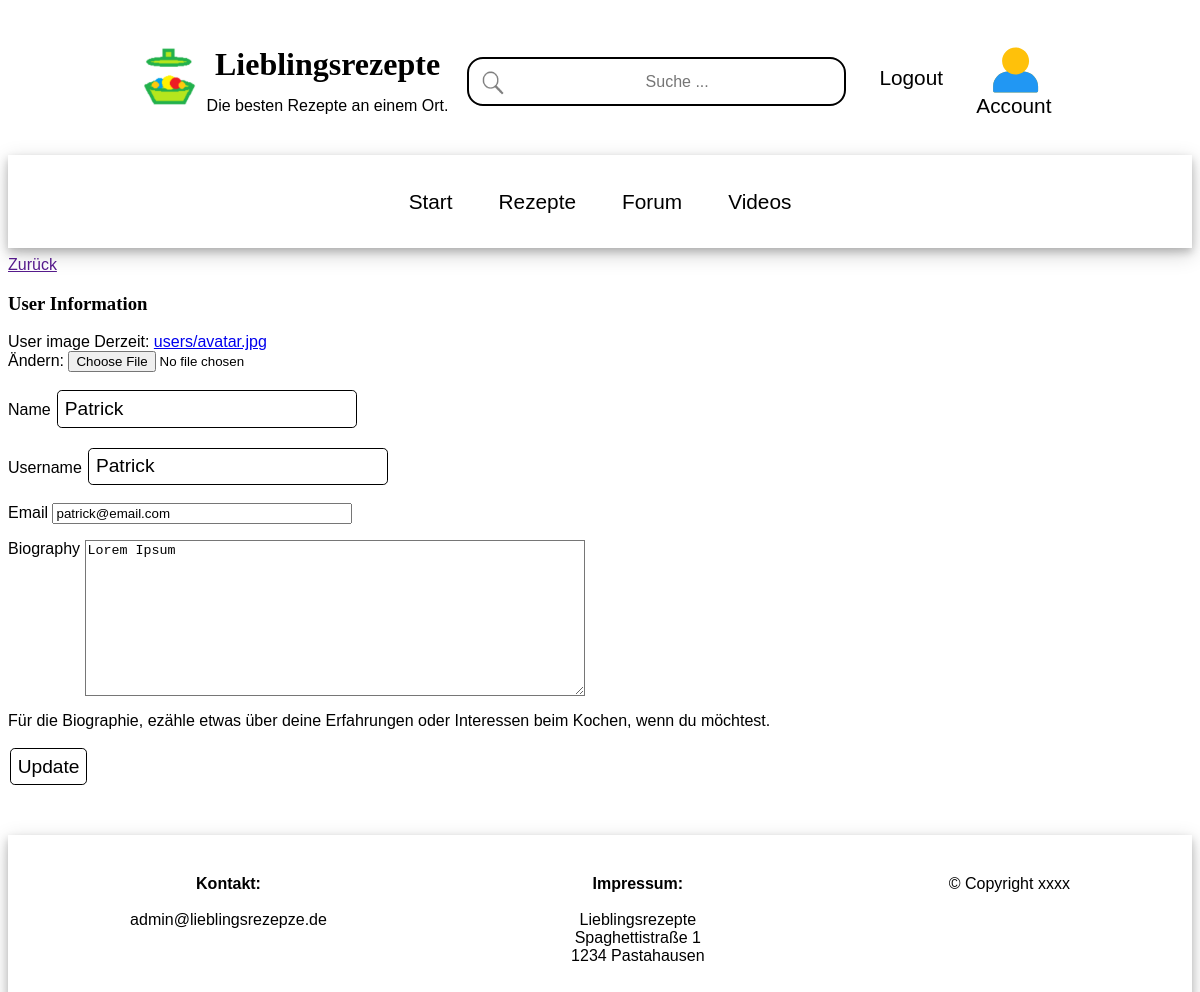
The page /user/update/ (signed in) on the database as committed earlier.
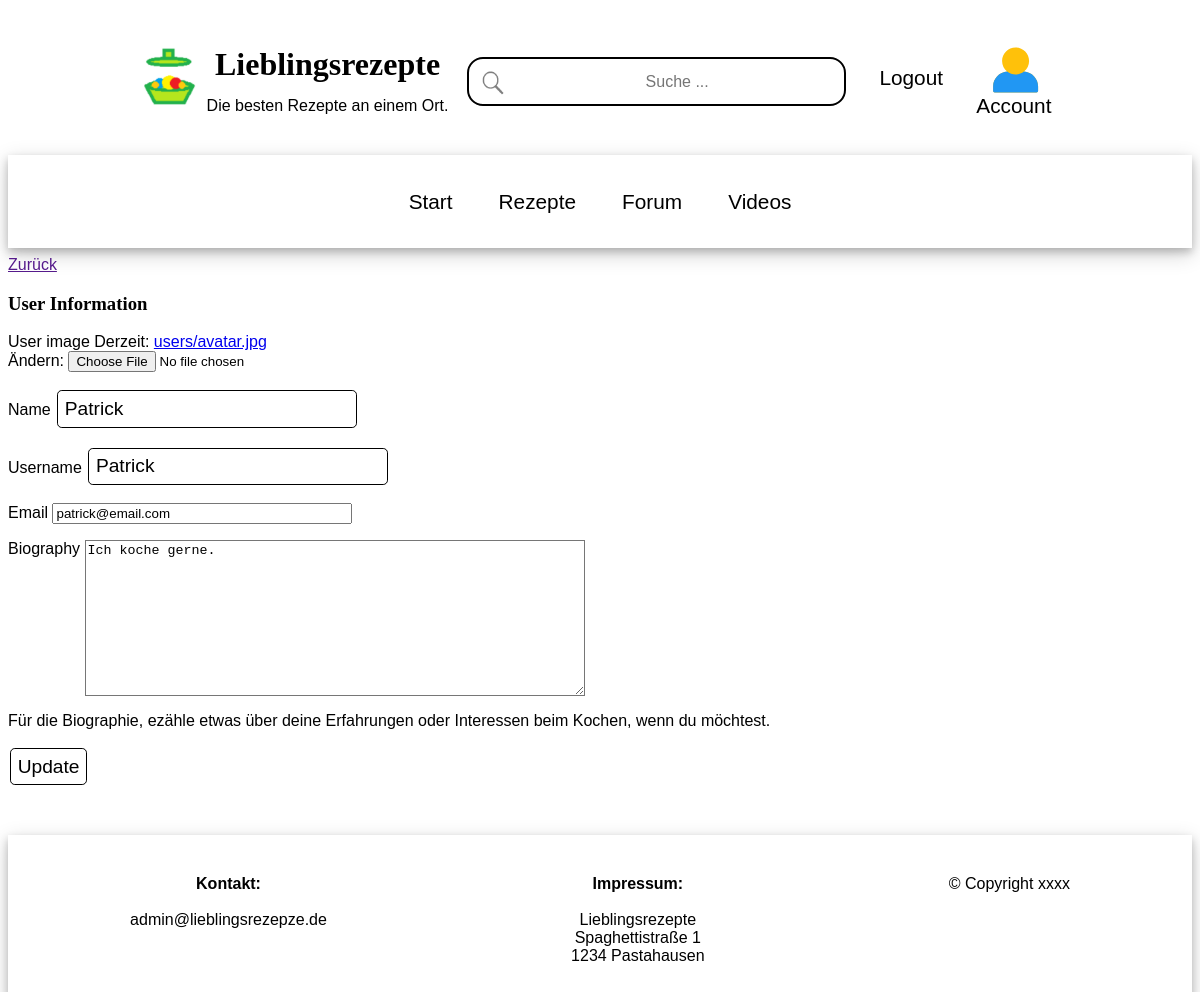
The same page on the database as committed later.
### user_app/models.py (models this page shows)
class User(AbstractUser):
    name = models.CharField(max_length=200, null=True)
    email = models.EmailField(unique=True, null=True)
    biography = models.TextField(null=True)
    user_image = models.ImageField(null=True, default="users/avatar.jpg", upload_to="users")
    USERNAME_FIELD = 'email'
    REQUIRED_FIELDS = ['username']

### user_app/views.py (the view)
# urls.py: path('update/', views.updateUser, name="user-update"),
@login_required(login_url='user-login-required')
def updateUser(request):
    user = request.user
    form = UserForm(instance=user)
    if request.method == 'POST':
        form = UserForm(request.POST, request.FILES, instance=user)
        if form.is_valid():
            form.save()
            return redirect('user-profile', pk=user.id)
    return render(request, 'user_app/update_user.html', {'form': form})

### user_app/forms.py
class UserForm(ModelForm):
    class Meta:
        model = User
        fields = ['user_image', 'name', 'username', 'email', 'biography']

### user_app/templates/user_app/update_user.html (shortened to what this page needs)
{% extends 'main.html' %}
{% block content %}
<div class="main_column">
    <div class="topnav">
    <a href="{{request.META.HTTP_REFERER}}">Zurück</a>
    </div>
    <div style="text-align:left">
        <h3>User Information</h3>
         <form class="form" action="" method="POST" enctype="multipart/form-data">
          {% for field in form %}
          <div>
              <p>
            <label>{{field.label}}</label>
            {{field}}
              </p>
          </div>
          {% endfor %}
            Für die Biographie, ezähle etwas über deine Erfahrungen oder Interessen beim Kochen, wenn du möchtest.
             <p>
            <button type="submit" value="update"> Update </button>
            </p>
        </form>
    </div>
</div>
{% endblock %}

Rows that differ between the two databases and show on the page:
changed User "Patrick": biography "Lorem Ipsum" → "Ich koche gerne."
